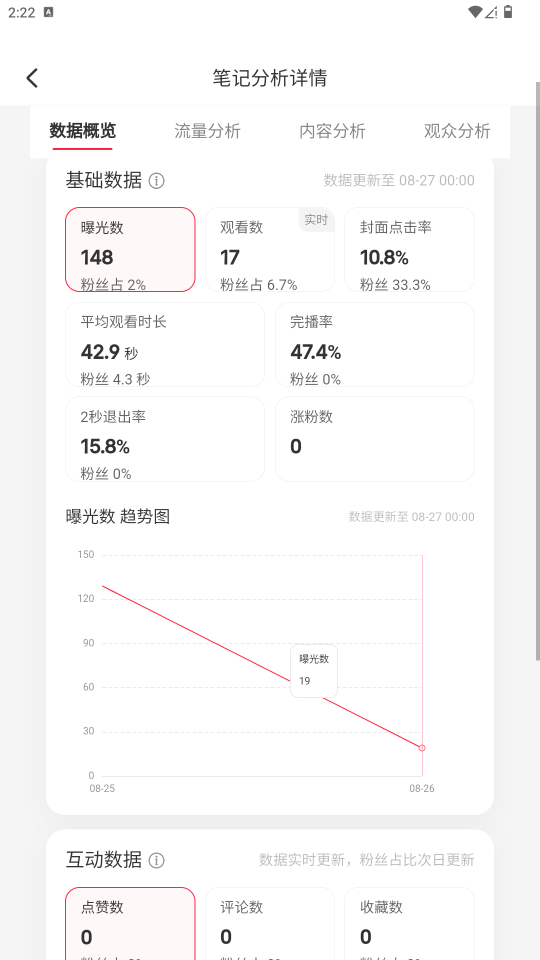
#> input picture images/data_overview#听我一句劝_运动女孩的夏天_不能没有这条_白月光_短裙_T网球穿搭T运动穿搭_来自CZXH搭配灵感_0赞_16阅读#1756275778.png, 1080 x 1920 px (shown at 1/2 size)
$ python -i mark_ocr.py   (imports and definitions only)
#> lines starting #> are read from the running program, lines starting #| are printed output that depends on the picture; after the words box and inside, x2 and y2 are one past the last pixel; in counts of white or black regions, pixels touching at a corner belong together
### core/ppocr_api.py
# 调用 PaddleOCR-json.exe 的 Python Api
# 项目主页：
# https://github.com/hiroi-sora/PaddleOCR-json

import os
import socket  # 套接字
import atexit  # 退出处理
import subprocess  # 进程，管道
import re  # regex
from json import loads as jsonLoads, dumps as jsonDumps
from sys import platform as sysPlatform  # popen静默模式
from base64 import b64encode  # base64 编码


class PPOCR_pipe:  # 调用OCR（管道模式）
    def __init__(self, exePath: str, modelsPath: str = None, argument: dict = None):
        """初始化识别器（管道模式）。\n
        `exePath`: 识别器`PaddleOCR_json.exe`的路径。\n
        `modelsPath`: 识别库`models`文件夹的路径。若为None则默认识别库与识别器在同一目录下。\n
        `argument`: 启动参数，字典`{"键":值}`。参数说明见 https://github.com/hiroi-sora/PaddleOCR-json
        """
        # 私有成员变量
        self.__ENABLE_CLIPBOARD = False

        exePath = os.path.abspath(exePath)
        cwd = os.path.abspath(os.path.join(exePath, os.pardir))  # 获取exe父文件夹
        cmds = [exePath]
        # 处理启动参数
        if modelsPath is not None:
            if os.path.exists(modelsPath) and os.path.isdir(modelsPath):
                cmds += ["--models_path", os.path.abspath(modelsPath)]
            else:
                raise Exception(
                    f"Input modelsPath doesn't exits or isn't a directory. modelsPath: [{modelsPath}]"
                )
        if isinstance(argument, dict):
            for key, value in argument.items():
                # Popen() 要求输入list里所有的元素都是 str 或 bytes
                if isinstance(value, bool):
                    cmds += [f"--{key}={value}"]  # 布尔参数必须键和值连在一起
                elif isinstance(value, str):
                    cmds += [f"--{key}", value]
                else:
                    cmds += [f"--{key}", str(value)]
        # 设置子进程启用静默模式，不显示控制台窗口
        self.ret = None
        startupinfo = None
        if "win32" in str(sysPlatform).lower():
            startupinfo = subprocess.STARTUPINFO()
            startupinfo.dwFlags = (
                subprocess.CREATE_NEW_CONSOLE | subprocess.STARTF_USESHOWWINDOW
            )
            startupinfo.wShowWindow = subprocess.SW_HIDE
        self.ret = subprocess.Popen(  # 打开管道
            cmds,
            cwd=cwd,
            stdin=subprocess.PIPE,
            stdout=subprocess.PIPE,
            stderr=subprocess.DEVNULL,  # 丢弃stderr的内容
            startupinfo=startupinfo,  # 开启静默模式
        )

        # 启动子进程
        while True:
            if not self.ret.poll() == None:  # 子进程已退出，初始化失败
                raise Exception(f"OCR init fail.")
            initStr = self.ret.stdout.readline().decode("utf-8", errors="ignore")
            if "OCR init completed." in initStr:  # 初始化成功
                break
            elif "OCR clipboard enbaled." in initStr:  # 检测到剪贴板已启用
                self.__ENABLE_CLIPBOARD = True
        atexit.register(self.exit)  # 注册程序终止时执行强制停止子进程

    def isClipboardEnabled(self) -> bool:
        return self.__ENABLE_CLIPBOARD

    def getRunningMode(self) -> str:
        # 默认管道模式只能运行在本地
        return "local"

    # [60 lines left out: functions runDict, run, runClipboard, runBase64, runBytes, not called in this run]

    def exit(self):
        """关闭引擎子进程"""
        if hasattr(self, "ret"):
            if not self.ret:
                return
            try:
                self.ret.kill()  # 关闭子进程
            except Exception as e:
                print(f"[Error] ret.kill() {e}")
        self.ret = None
        atexit.unregister(self.exit)  # 移除退出处理
        print("###  PPOCR引擎子进程关闭！")

    # [18 lines left out: function printResult, not called in this run]

    def __del__(self):
        self.exit()


class PPOCR_socket(PPOCR_pipe):
    """调用OCR（套接字模式）"""

    # [46 lines left out: function __init__, not called in this run]

    def isClipboardEnabled(self) -> bool:
        return self.__ENABLE_CLIPBOARD

    def getRunningMode(self) -> str:
        return self.__runningMode

    # [63 lines left out: functions runDict, exit, not called in this run]

    def __del__(self):
        self.exit()

    # [19 lines left out: function __configureExePath, not called in this run]


def GetOcrApi(
    exePath: str, modelsPath: str = None, argument: dict = None, ipcMode: str = "pipe"
):
    """获取识别器API对象。\n
    `exePath`: 识别器`PaddleOCR_json.exe`的路径。\n
    `modelsPath`: 识别库`models`文件夹的路径。若为None则默认识别库与识别器在同一目录下。\n
    `argument`: 启动参数，字典`{"键":值}`。参数说明见 https://github.com/hiroi-sora/PaddleOCR-json\n
    `ipcMode`: 进程通信模式，可选值为套接字模式`socket` 或 管道模式`pipe`。用法上完全一致。
    """
#> further down, picture is the input picture: shape (1920, 1080, 3); mean B, G, R 248.5, 248.4, 249.2
    if ipcMode == "socket":
        return PPOCR_socket(exePath, modelsPath, argument)
    elif ipcMode == "pipe":
        return PPOCR_pipe(exePath, modelsPath, argument)
    else:
        raise Exception(
            f'ipcMode可选值为 套接字模式"socket" 或 管道模式"pipe" ，不允许{ipcMode}。'
        )

### core/mark_ocr.py
import asyncio
import datetime
import json
import os
import re
import cv2
import numpy as np
from PIL import Image
from core.logger import logger
from core.ppocr_api import GetOcrApi
from core.user_profile import get_user_profile_data
# 引入数据库模块
from db import save_ocr_data, save_userinfo_data
import time
import configparser

from dotenv import load_dotenv

# 配置日志文件
# [1 line not run here, left out]

# OCR 引擎路径
ocr_engine_path = os.getenv("OCR_ENGINE_PATH")

# 遮罩图路径
root_dir = os.path.dirname(os.path.dirname(os.path.abspath(__file__)))

# OCR 图片目录
ocr_dir = os.getenv("OCR_IMAGES_PATH", os.path.join(root_dir, "images"))
# [5 lines not run here, left out]
# 初始化 OCR 引擎
# [1 line that did not run here, left out]
# 读取配置文件
config = configparser.ConfigParser()
# [2 lines not run here, left out]


# [12 lines left out: function upscale_image, not called in this run]


def preprocess_image(image):
    """
    对图像进行预处理：去噪和二值化

    Args:
        image: 输入图像

    Returns:
        预处理后的图像
    """
    # 转换为灰度图
    gray = cv2.cvtColor(image, cv2.COLOR_BGR2GRAY)

    # 应用高斯模糊去噪
    blurred = cv2.GaussianBlur(gray, (5, 5), 0)

    # 使用自适应阈值进行二值化
    binary = cv2.adaptiveThreshold(
        blurred,
        255,
        cv2.ADAPTIVE_THRESH_GAUSSIAN_C,
        cv2.THRESH_BINARY_INV,
        11,
        2
    )
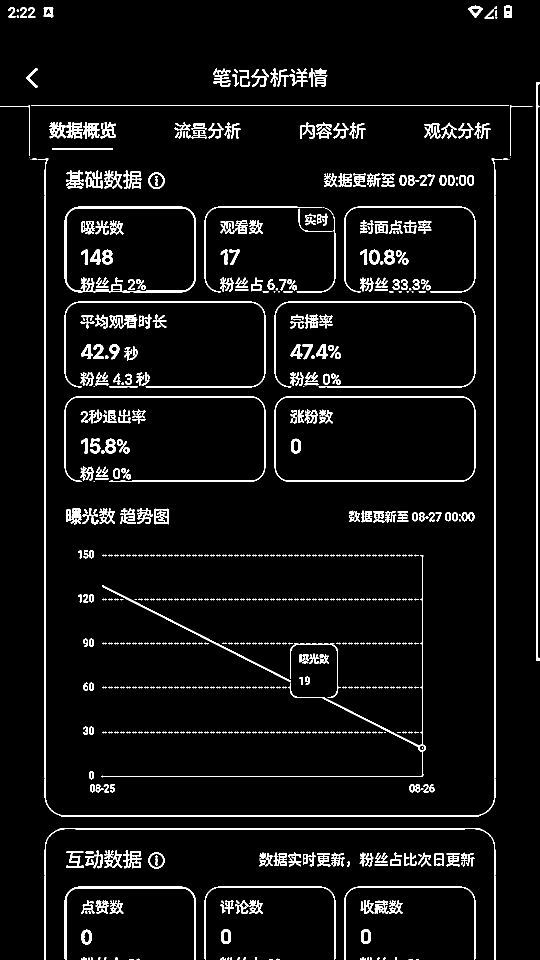
#> binary: shape (1920, 1080) (shown at 1/2 size); 5.4% white; 686 white regions (83 under 20 px), largest, box (x1, y1, x2, y2) and area: (76, 317, 1004, 1633) 7984, (1072, 164, 1080, 1321) 4673, (89, 1656, 991, 1920) 3636

    return binary


# [233 lines left out: functions enhance_image, process_images, imread_with_pil, not called in this run]


# [2 lines not run here, left out]
    # 开始同步识别后的数据
    # sync_explore_data_to_remote(['s_xhs_data_overview_ocr', 's_xhs_traffic_analysis_ocr'])

>>> import cv2
>>> picture = cv2.imread('../images/data_overview#听我一句劝_运动女孩的夏天_不能没有这条_白月光_短裙_T网球穿搭T运动穿搭_来自CZXH搭配灵感_0赞_16阅读#1756275778.png')
>>> result = preprocess_image(picture)
